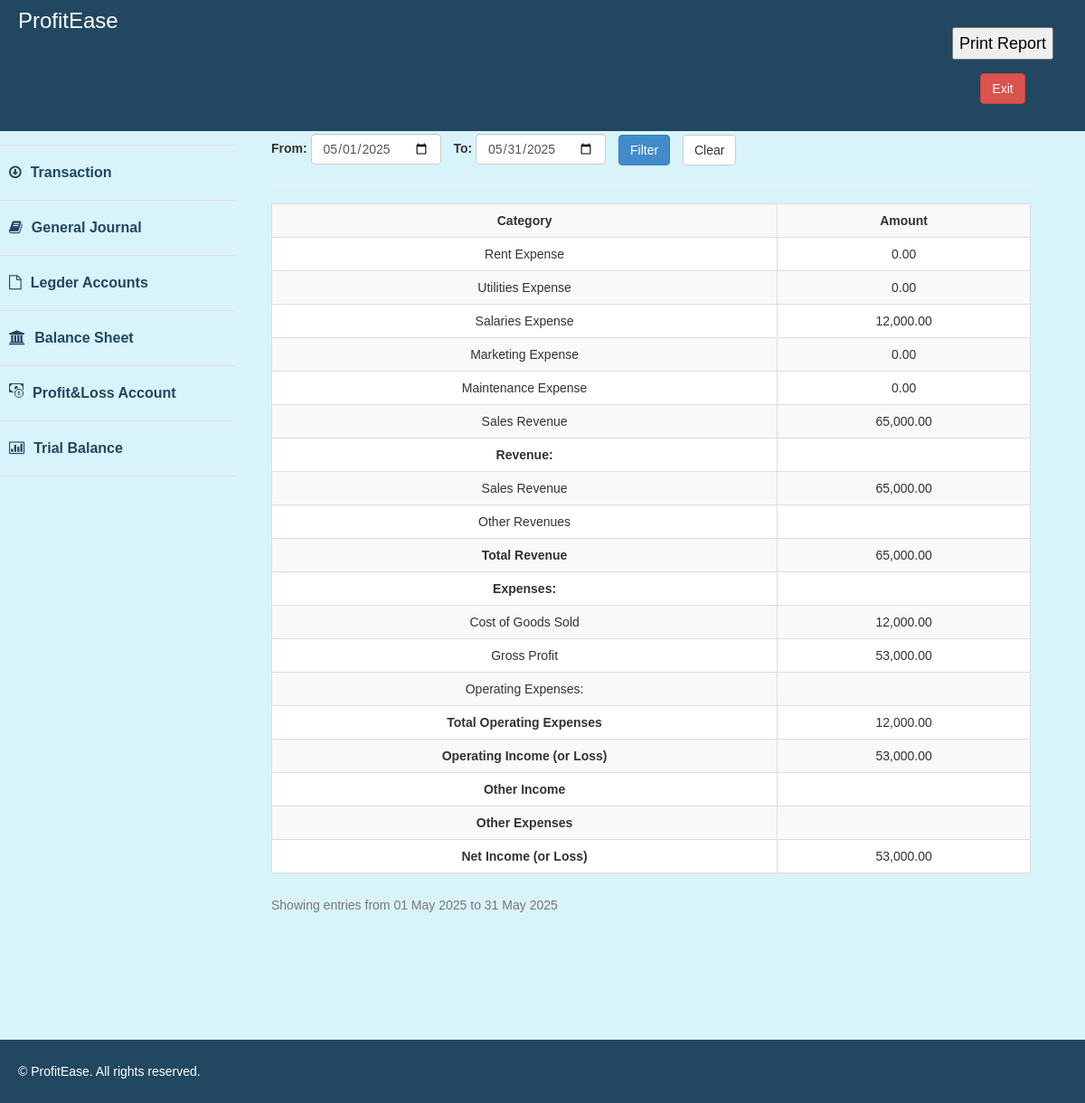
The app's page /com/icomeStatement.php with its own data.
### tables this page shows
CREATE TABLE `accounts` (
  `account_id` int(11) NOT NULL,
  `account_name` varchar(255) NOT NULL,
  `account_type` enum('asset','expense','equity','liability','income') NOT NULL,
  `user_id` int(11) DEFAULT NULL
);

### com/icomeStatement.php (the view, shortened to what this page needs)
<!DOCTYPE html>
<html xmlns="http://www.w3.org/1999/xhtml">
<head>
    <link href="assets/css/bootstrap.css" rel="stylesheet" />
    <link href="assets/css/font-awesome.css" rel="stylesheet" />
    <link href="assets/css/custom.css" rel="stylesheet" />
</head>
<body>
      <?php include '../com/includes/navheader.php';
        include '../com/includes/navtop.php';
    ?>
        <div id="page-wrapper" class="content">
            <div id="page-inner">
                <div class="row">
                    <div class="col-md-12">
                     <h2>Profit & Loss Account</h2>
                    </div>
                </div>
                  <form method="get" action="" class="form-inline" style="margin-bottom: 20px;">
                      <div class="form-group">
                          <label for="start_date">From:</label>
                          <input type="date" id="start_date" name="start_date" class="form-control"
                                 value="<?php echo isset($_GET['start_date']) ? $_GET['start_date'] : date('Y-m-01'); ?>">
                      </div>
                      <div class="form-group" style="margin-left: 10px;">
                          <label for="end_date">To:</label>
                          <input type="date" id="end_date" name="end_date" class="form-control"
                                 value="<?php echo isset($_GET['end_date']) ? $_GET['end_date'] : date('Y-m-t'); ?>">
                      </div>
                      <button type="submit" class="btn btn-primary" style="margin-left: 10px;">Filter</button>
                      <button type="button" onclick="window.location.href='?'" class="btn btn-default" style="margin-left: 10px;">
                          Clear
                      </button>
                  </form>
                  <hr />
                  <div>
        <?php
        require_once 'connection.php';
        $start_date = $_GET['start_date'] ?? date('Y-m-01');
        $end_date = $_GET['end_date'] ?? date('Y-m-t');
        $start_date = date('Y-m-d', strtotime($start_date));
        $end_date = date('Y-m-d', strtotime($end_date));
        $sql = "SELECT account_id, account_name, account_type FROM accounts
                WHERE account_type = 'income' OR account_type = 'expense'";
        $result = $conn->query($sql);
        if ($result->num_rows > 0) {
            $total_revenues = 0;
            $total_expenses = 0;
            echo '<table class="table table-striped table-bordered table-hover">';
            echo '<tr><th>Category</th><th>Amount</th></tr>';
            while ($row = $result->fetch_assoc()) {
                $account_id = $row['account_id'];
                $sql_amounts = "SELECT SUM(j.debit_amount) as total_debit, SUM(j.credit_amount) as total_credit
                                FROM journalEntries j
                                JOIN transactions t ON j.transaction_id = t.transaction_id
                                WHERE j.account_id = $account_id
                                AND t.transaction_date BETWEEN '$start_date' AND '$end_date'";
                $result_amounts = $conn->query($sql_amounts);
                $row_amounts = $result_amounts->fetch_assoc();
                $debit_amount = $row_amounts['total_debit'] ?? 0;
                $credit_amount = $row_amounts['total_credit'] ?? 0;
                $balance = $debit_amount - $credit_amount;
                if ($row['account_type'] == 'income') {
                    $balance = $credit_amount - $debit_amount;
                    $total_revenues += $balance;
                } else {
                    $balance = $debit_amount - $credit_amount;
                    $total_expenses += $balance;
                }
                echo '<tr>';
                echo '<td>' . htmlspecialchars($row['account_name']) . '</td>';
                echo '<td>' . number_format($balance, 2) . '</td>';
                echo '</tr>';
            }
            $net_income_loss = $total_revenues - $total_expenses;
            echo '<tr>';
            echo '<td><strong>Revenue:</strong></td>';
            echo '<td></td>';
            echo '</tr>';
            echo '<tr>';
            echo '<td>Sales Revenue</td>';
            echo '<td>' . number_format($total_revenues, 2) . '</td>';
            echo '</tr>';
            echo '<tr>';
            echo '<td>Other Revenues</td>';
            echo '<td></td>';
            echo '</tr>';
            echo '<tr>';
            echo '<td><strong>Total Revenue</strong></td>';
            echo '<td>' . number_format($total_revenues, 2) . '</td>';
            echo '</tr>';
            echo '<tr>';
            echo '<td><strong>Expenses:</strong></td>';
            echo '<td></td>';
            echo '</tr>';
            echo '<tr>';
            echo '<td>Cost of Goods Sold</td>';
            echo '<td>' . number_format($total_expenses, 2) . '</td>';
            echo '</tr>';
            echo '<tr>';
            echo '<td>Gross Profit</td>';
            echo '<td>' . number_format($total_revenues - $total_expenses, 2) . '</td>';
            echo '</tr>';
            echo '<tr>';
            echo '<td>Operating Expenses:</td>';
            echo '<td></td>';
            echo '</tr>';
            echo '<tr>';
            echo '<td><strong>Total Operating Expenses</strong></td>';
            echo '<td>' . number_format($total_expenses, 2) . '</td>';
            echo '</tr>';
            echo '<tr>';
            echo '<td><strong>Operating Income (or Loss)</strong></td>';
            echo '<td>' . number_format($total_revenues - $total_expenses, 2) . '</td>';
            echo '</tr>';
            echo '<tr>';
            echo '<td><strong>Other Income</strong></td>';
            echo '<td></td>';
            echo '</tr>';
            echo '<tr>';
            echo '<td><strong>Other Expenses</strong></td>';
            echo '<td></td>';
            echo '</tr>';
            echo '<tr>';
            echo '<td><strong>Net Income (or Loss)</strong></td>';
            echo '<td>' . number_format($net_income_loss, 2) . '</td>';
            echo '</tr>';
            echo '</table>';
            echo "<p class='text-muted'>Showing entries from " . date('d M Y', strtotime($start_date)) . " to " . date('d M Y', strtotime($end_date)) . "</p>";
        } else {
            echo '<div class="alert alert-warning">No income or expense accounts found for the selected period.</div>';
        }
        ?>
    </div>
    </div>
            </div>
    <?php include 'footer.php'; ?>
</html>

### com/assets/css/custom.css (style rules this page uses)
body { font-family: 'Open Sans', sans-serif; line-height:30px; background-color: #d9f3fa; }
#page-wrapper { padding: 15px 15px; min-height: 600px; background: #d9f3fa; }
#page-inner { width:100%; margin:10px 20px 10px 0px; background: #d9f3fa!important; padding:10px; min-height:1050px; }
@media (min-width:768px) { #page-wrapper { margin: 0 0 0 260px; padding: 15px 30px; min-height: 1050px; } }

### com/assets/css/createnewstyle.css (style rules this page uses)
body { margin: 0; font-family: Arial, sans-serif; }
.content { display: flex; flex: 1; }
table { border-collapse: collapse; width: 100%; background-color: white; }
th, td { border: 1px solid #999; padding: 10px; min-width: 100px; text-align: center; }

### records on screen
accounts: account_name "Rent Expense", balance "0.00"
accounts: account_name "Utilities Expense", balance "0.00"
accounts: account_name "Salaries Expense", balance "12,000.00"
accounts: account_name "Marketing Expense", balance "0.00"
accounts: account_name "Maintenance Expense", balance "0.00"
accounts: account_name "Sales Revenue", balance "65,000.00"

### other values on screen
$total_revenues "65,000.00"
$total_expenses "12,000.00"
$total_revenues - $total_expenses "53,000.00"
$net_income_loss "53,000.00"
date('d M Y', strtotime($start_date)) "01 May 2025"
date('d M Y', strtotime($end_date)) "31 May 2025"
